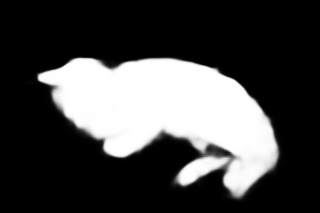
#> input picture Assignment2/dl/15_10_s_sal_fuse.png, 320 x 213 px; its folder holds 4 pictures in this run
$ python question1.py
#> lines starting #> are read from the running program, lines starting #| are printed output that depends on the picture
import cv2
import glob
import numpy as np
from math import *
from copy import deepcopy
import scipy.stats
from scipy.integrate import quad
import csv

def gaussian(x, mu, sigma):
    return (1/(sigma*sqrt(2*pi)))*np.exp(-(x/sigma - mu/sigma)**2)

def otsu(inputImage):
    minTTS = inf
    threshold = 0
    n,m = inputImage.shape
    for thres in range(1,256):
        less=[]
        more=[]
        for i in range(n):
            for j in range(m):
                if(inputImage[i][j]<thres):
                    less.append(inputImage[i][j])
                    continue
                more.append(inputImage[i][j])
        TTS = np.var(less)*len(less) + np.var(more)*len(more)
        if(TTS<minTTS):
            minTTS=TTS
            threshold=thres
    return threshold


def separate(saliencyMap):

    saliencyMap = (saliencyMap/np.max(saliencyMap))*255
    otsuThreshold = otsu(saliencyMap.astype(int))
    print("thres",otsuThreshold)
    mask = deepcopy(saliencyMap)
    mask[mask<otsuThreshold] = 0
    mask[mask>=otsuThreshold] = 1
    foregroundMask = mask
    backgroundMask = 1 - foregroundMask

    foregroundMap = saliencyMap*foregroundMask
    foregroundMap/=np.max(foregroundMap)
    backgroundMap = saliencyMap*backgroundMask
    backgroundMap/=np.max(backgroundMap)

    foregroundMu = np.mean(foregroundMap[foregroundMap>0])
    backgroundMu = np.mean(backgroundMap[backgroundMap>0])

    foregroundSigma = np.std(foregroundMap[foregroundMap>0])
    backgroundSigma = np.std(backgroundMap[backgroundMap>0])
    print(foregroundSigma,backgroundSigma)

    z = (backgroundMu*foregroundSigma**2 - foregroundMu*backgroundSigma**2)/(foregroundSigma**2-backgroundSigma**2) + (foregroundSigma*backgroundSigma/(foregroundSigma**2-backgroundSigma**2))*((foregroundMu-backgroundMu)**2 - 2*(foregroundSigma**2-backgroundSigma**2)*(log(backgroundSigma)-log(foregroundSigma)))**(1/2)
    g=255
    ls = quad(gaussian, 0, z, args=(foregroundMu,foregroundSigma))[0] + quad(gaussian, z, 1, args=(backgroundMu,backgroundSigma))[0]
    phi = 1/(1 + log(1 + g*ls,10))

    return phi

allNames = glob.glob('dl/*.png')
imagesDl = [cv2.imread(file,0) for file in glob.glob('dl/*.png')]
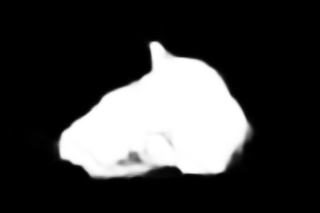
#> input picture Assignment2/dl/15_11_s_sal_fuse.png, 320 x 213 px
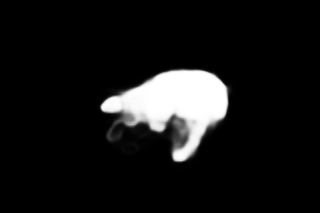
#> input picture Assignment2/dl/15_12_s_sal_fuse.png, 320 x 213 px
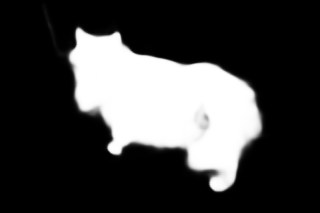
#> input picture Assignment2/dl/15_13_s_sal_fuse.png, 320 x 213 px
#> imagesDl = 4 items
imagesNonDl = [cv2.imread(file,0) for file in glob.glob('nondl/*.png')]

csvFile = open('question1.csv','w',newline='')
csv.writer(csvFile).writerow(['imageName','dlValues','nonDlValues'])
print(allNames)
for i in range(len(allNames)):
    # cv2.imshow("image",imagesDl[i])
    # cv2.waitKey()
    dlValue = separate(imagesDl[i])
#> (the run stopped early here; a loop or call above may not have finished)
